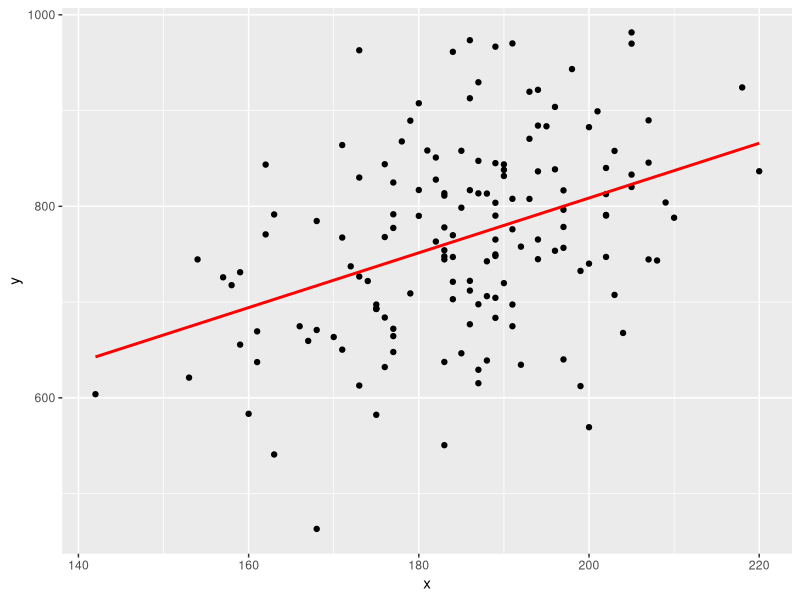

Generate this figure with R:
## ---- chunk 1
knitr::opts_chunk$set(echo = F, warning = FALSE, message = FALSE)
library(tidyverse)
library(MASS)
## ---- chunk 2
mitj <- c(6.5, 450, 185, 770)
covariances <- matrix(c( 4,  54,  24,    60,
                        54, 900, 270,   600,
                        24, 270, 225,   600,
                        60, 600, 600, 10000), nrow = 4)
                        
set.seed(13112024)
n <- 150
dades_quant <- mvrnorm(n, mu = mitj, Sigma = covariances)
dades_quant[,1] <- pmin(pmax(round(dades_quant[,1], 1), 2.5), 12.5)
dades_quant[,2] <- pmin(pmax(round(dades_quant[,2]), 300), 500)
dades_quant[,3] <- pmin(pmax(round(dades_quant[,3]), 130), 250)
dades_quant[,4] <- pmax(round(dades_quant[,4], 2), 200)

veles <- data.frame(
    m2       = round(dades_quant[,1], 1),
    gratil   = round(dades_quant[,2]),
    botavara = round(dades_quant[,3]),
    preu     = round(dades_quant[,4], 2),
    gama     = ordered(sample(1:3, 150, replace = TRUE), labels = c("Baixa", "Mitjana", "Alta")),
    politges = ordered(sample(1:3, 150, replace = TRUE), labels = c(2,3,4)),
    reforç   = ordered(sample(1:3, 150, replace = TRUE), labels = c("Cap", "Finestra", "Vela")),
    material = ordered(sample(1:2, 150, replace = TRUE), labels = c("PVC", "Monofilm")),
    marca    = ordered(sample(1:3, 150, replace = TRUE), labels = c("Neil Pryde", "Gaastra", "North"))
)
## ---- chunk 3
freq <- table(as.data.frame(veles[,7]))
prop <- freq / n
## ---- chunk 4
# Amb simulacions
nsim <- 3000
set.seed(1714)
sim <- rmultinom(nsim, 20, prop)
sum((sim[1,] <= sim[2,]) & (sim[2,] <= sim[3,])) / nsim
## ---- chunk 5
# Sumant totes les probabilitats
# tots els possibles vectors (x1,x2,x3) tq x1 <= x2 <= x3
probabilitat <- 0
for (cap in seq(0,10)) {
  for (finestra in seq(cap, 20 - cap)) {
    vela <- 20 - finestra - cap
    if (vela >= finestra)
      probabilitat <- probabilitat + dmultinom(c(cap, finestra, vela), 20, prob = prop)
  }
}

# la variable `probabilitat` és aproximandament el que ens ha donat abans amb les simulacions
## ---- chunk 6
summary(lm(preu ~ m2+gratil+botavara, data = veles))
## ---- chunk 7
summary(lm(preu ~ gratil+botavara, data = veles))
## ---- chunk 8
summary(lm(preu ~ botavara, data = veles))
## ---- chunk 9
data_lm <- data.frame(x = veles$botavara, y = veles$preu)
ggplot(data_lm, aes(x=x, y=y)) +
  geom_point() +
  geom_smooth(method=lm , color="red", se=FALSE)
